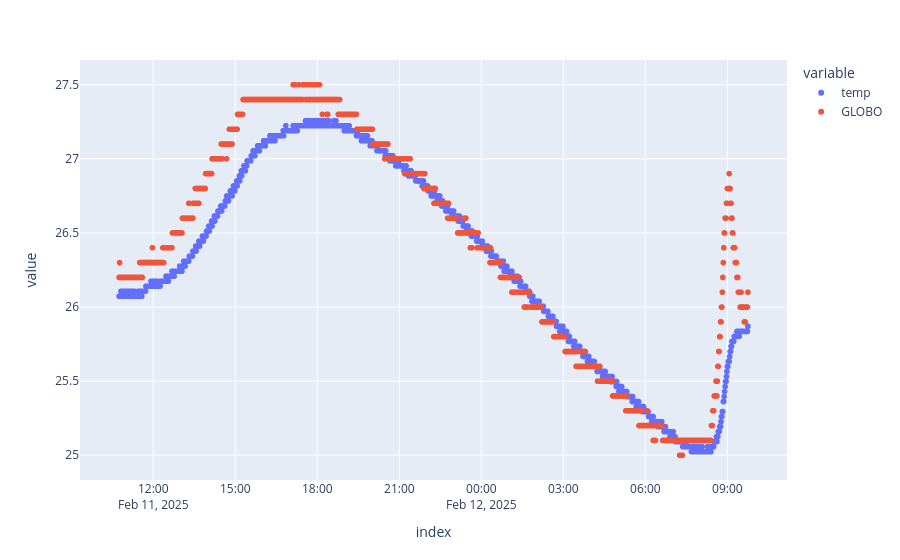

Write notebook code for a chart like this one.
### Code cell
fig = px.scatter(data, x=data.index, y=['temp','GLOBO'])
fig.show()

### Figure 1 — Plotly figure (JSON) as saved in the notebook; plotly's stock layout.template omitted (floating-point values rounded to 4 significant figures; data arrays with more than 128 entries replaced by an {"elided": "..."} marker saying what was removed)
{"data": [{"hovertemplate": "variable=temp<br>index=%{x}<br>value=%{y}<extra></extra>", "legendgroup": "temp", "marker": {"color": "#636efa", "symbol": "circle"}, "mode": "markers", "name": "temp", "showlegend": true, "type": "scattergl", "x": {"elided": "1381 str values"}, "xaxis": "x", "y": {"elided": "1381 float values"}, "yaxis": "y"}, {"hovertemplate": "variable=GLOBO<br>index=%{x}<br>value=%{y}<extra></extra>", "legendgroup": "GLOBO", "marker": {"color": "#EF553B", "symbol": "circle"}, "mode": "markers", "name": "GLOBO", "showlegend": true, "type": "scattergl", "x": {"elided": "1381 str values"}, "xaxis": "x", "y": {"elided": "1381 float values"}, "yaxis": "y"}], "layout": {"legend": {"title": {"text": "variable"}, "tracegroupgap": 0}, "margin": {"t": 60}, "xaxis": {"anchor": "y", "domain": [0, 1], "title": {"text": "index"}}, "yaxis": {"anchor": "x", "domain": [0, 1], "title": {"text": "value"}}}}
